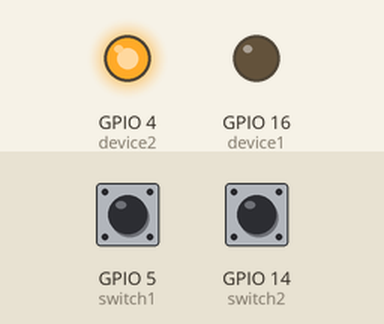
Simulated run of this sketch. Board: ESP8266 (NodeMCU). Shown: output pins drawn as LEDs (lit = HIGH). The inputs (shaded band) are chosen by the test bench; at power-on: GPIO 5 (switch1) LOW, GPIO 14 (switch2) HIGH. WiFi joins after 1.5 s; servers stay silent unless stated; no MQTT or app messages arrive unless stated; what the sketch prints to the serial monitor is not drawn.

Above: at 2.7 s.
2.8 s: GPIO 5 (switch1) pulled HIGH for 0.15 s
At 4.0 s:
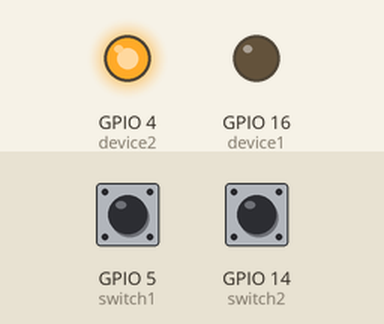
7.4 s: GPIO 5 (switch1) pulled HIGH for 3.2 s
At 7.7 s:
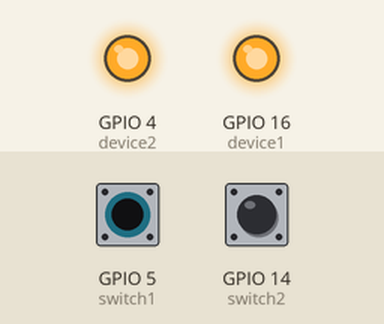
12.1 s: GPIO 14 (switch2) pulled LOW for 3.2 s
At 12.8 s:
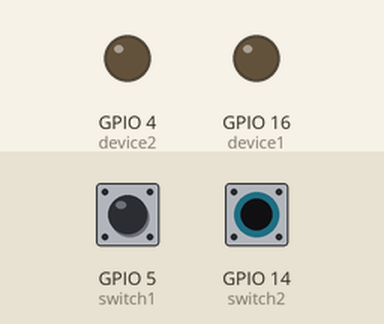
Timing chart, 0 to 16.9 s (numbered marks = the images above; inputs shaded):
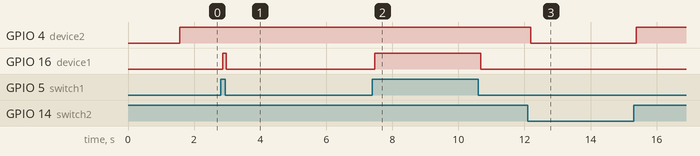

Measured:
- after the input at 2.8 s, GPIO 16 (device1): LOW → HIGH after 0.07 s, → LOW 0.10 s later
- after the input at 7.4 s, GPIO 16 (device1): LOW → HIGH after 0.08 s, → LOW 3.2 s later
- after the input at 12.1 s, GPIO 4 (device2): HIGH → LOW after 0.08 s, → HIGH 3.2 s later

The sketch:

homeAutoMqtt.ino
```cpp
#include <ESP8266WiFi.h>
#include <PubSubClient.h>
#include <ArduinoJson.h>

const char* ssid = "Redmi";
const char* password = "pass1111";
const char* mqtt_server = "broker.mqtt-dashboard.com";
char bufferMsg[100];
int switch1 = 5;   //D1
int device1 = 16;    //D0

int switch2 = 14;   //D5
int device2 = 4;    //D2

int switch1Status;
int device1Status;
int switch2Status;
int device2Status;
const char* topic1 = "groundFloor/hall/light1";
const char* topic2 = "groundFloor/hall/fan";

WiFiClient espClient;
PubSubClient client(espClient);

void setup_wifi() {
  delay(10);
  Serial.println();
  Serial.print("Connecting to ");
  Serial.println(ssid);
  WiFi.begin(ssid, password);
  while (WiFi.status() != WL_CONNECTED) {
    delay(500);
    Serial.print(".");
  }
  randomSeed(micros());
  Serial.println("");
  Serial.println("WiFi connected");
  Serial.println("IP address: ");
  Serial.println(WiFi.localIP());
}

void callback(char* topic, byte* payload, unsigned int length) {
  Serial.print("Message arrived [");
  Serial.print(topic);
  Serial.print("] ");
  StaticJsonDocument<256> doc;
  deserializeJson(doc, payload, length);

  Serial.println();

  for (int i = 0; i < length; i++) {
    Serial.print((char)payload[i]);
  }

  if (strcmp(topic,topic1) ==0 ){
    int receivedStatus = doc["status"];
    if (receivedStatus != device1Status){
      digitalWrite(device1, receivedStatus);
      Serial.print(receivedStatus);
      device1Status = receivedStatus;
    }
  }
  else if (strcmp(topic,topic2) ==0 ){
    int receivedStatus = doc["status"];
    if (receivedStatus != device2Status){
      digitalWrite(device2, receivedStatus);
      Serial.print(receivedStatus);
      device2Status = receivedStatus;
    }
  }
  Serial.println();
}

void reconnect() {
  while (!client.connected()) {
    Serial.print("Attempting MQTT connection...");
    String clientId = topic1;
    if (client.connect(clientId.c_str())) {
      Serial.println("connected");
      client.subscribe(topic1);
      client.subscribe(topic2);
    } else {
      Serial.print("failed, rc=");
      Serial.print(client.state());
      Serial.println(" try again in 5 seconds");
      delay(5000);
    }
  }
}

void setup() {
  pinMode(switch1, INPUT);
  pinMode(device1, OUTPUT);
  pinMode(switch2, INPUT);
  pinMode(device2, OUTPUT);
  Serial.begin(115200);
  switch1Status = 0;
  device1Status = 0;
  switch1Status = 0;
  device2Status = 0;
  digitalWrite(device1, LOW);
  digitalWrite(device2, LOW);
  setup_wifi();
  client.setServer(mqtt_server, 1883);
  client.setCallback(callback);
}

void loop() {
  StaticJsonDocument<200> doc;

  if (!client.connected()) {
    reconnect();
  }
  client.loop();

  int newswitch1Status = digitalRead(switch1);
  int newswitch2Status = digitalRead(switch2);

  if (newswitch1Status != switch1Status)
  {
    switch1Status = newswitch1Status;
    device1Status = !(device1Status);
    digitalWrite(device1, device1Status);
    doc["name"] = "light1";
    doc["topic"] = topic1;
    doc["status"] = device1Status;
    size_t n = serializeJson(doc, bufferMsg);
    client.publish(topic1, bufferMsg);
  }
  else if (newswitch2Status != switch2Status)
  {
    switch2Status = newswitch2Status;
    device2Status = !(device2Status);
    digitalWrite(device2, device2Status);
    doc["name"] = "fan";
    doc["topic"] = topic2;
    doc["status"] = device2Status;
    size_t n = serializeJson(doc, bufferMsg);
    client.publish(topic2, bufferMsg);
  }
  delay(100);

}
```
